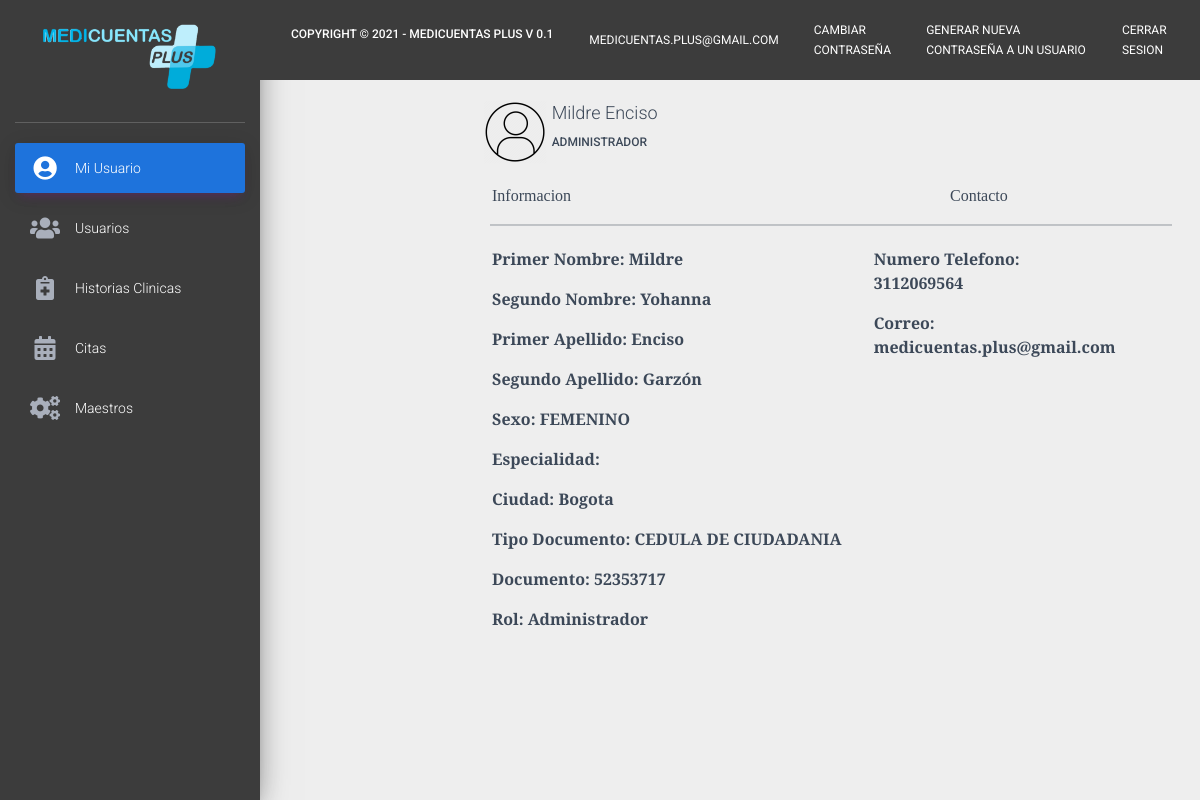
/dashboard (signed in), run on the app's committed database.
### modelos/models.py (models this page shows)
class Usuario(models.Model):
    primernombre = models.CharField(max_length=1000, blank=True, null=True)
    segundonombre = models.CharField(max_length=1000, blank=True, null=True)
    primerapellido = models.CharField(max_length=1000, blank=True, null=True)
    segundoapellido = models.CharField(max_length=1000, blank=True, null=True)
    usuario = models.CharField(max_length=1000, blank=True, null=True)
    clave = models.TextField(blank=True, null=True)
    tipodocumento= models.CharField(max_length=1000, blank=True, null=True)
    numerodocumento= models.CharField(max_length=1000, blank=True, null=True)
    fechanacimiento = models.DateField(blank=True, null=True)
    edad = models.CharField(max_length=100, blank=True, null=True)
    numerotelefono = models.IntegerField( blank=True, null=True)
    ciudad = models.ForeignKey(Ciudad, on_delete=models.CASCADE,blank=True, null=True)
    especialidad = models.ForeignKey(Especialidad, on_delete=models.CASCADE,blank=True, null=True)
    rol = models.CharField(max_length=500, blank=True , null=True)
    asistente = models.CharField(max_length=500, blank=True, null= True)
    permisoscomentario = models.CharField(max_length=100, blank=True, null= True)
    sexo = models.CharField(max_length=500, blank=True, null= True)
    consultorio = models.CharField(max_length=500, blank=True, null= True)
    estado = models.CharField(max_length=500, blank=True, null= True)

class Ciudad(models.Model):
    ciudad = models.CharField(max_length=1000, blank=True, null=True)

### modelos/views.py (the view)
# urls.py: path('dashboard',dashboard),
def dashboard(request):
    if request.session.get('validar') == False:
        return redirect('/')
    else:
        if request.session.get('user'):
            usuario = Usuario.objects.get(id=request.session.get('user'))
            prestador = {}
            if usuario.rol == "Asistente":
                prestador = Usuario.objects.filter(asistente=usuario.primernombre+"-"+usuario.usuario)
                print(prestador)
            return render(request,'dashboard.html',{"usuario":usuario,"sesion":request.session.get('validar'),"prestador":prestador})
        else:
            return redirect('/')

### modelos/templates/dashboard.html (shortened to what this page needs)
<!doctype html>
<html lang="en">
{% load static %}
<head>
    <link rel="stylesheet" href="https://maxcdn.bootstrapcdn.com/font-awesome/latest/css/font-awesome.min.css">
    <link rel="stylesheet" href="https://use.fontawesome.com/releases/v5.7.0/css/all.css"
>
    <link href="https://cdn.jsdelivr.net/npm/bootstrap@5.1.1/dist/css/bootstrap.min.css" rel="stylesheet"
>
    <link href="{% static 'css/material-dashboard.css' %}" rel="stylesheet" />
</head>
<body>
    <div class="wrapper ">
        <div class="sidebar" data-color="purple" data-background-color="white">
            <div class="logo" style="background-color: #3c3c3c;">
                <a href="" class="simple-text logo-mini">
                    <img src="{% static 'imagenes/logo1.png'%}" style=" width: 70%; margin-bottom: 10px" />
                </a>
            </div>
            <div class="sidebar-wrapper" style="background-color: #3c3c3c !important;">
                <ul class="nav">
                    <li class="nav-item active">
                      <a class="nav-link" style="background-color: #1e73dc !important;" href="/dashboard">
                        <i class="fas fa-user-circle"></i>
                        <p>Mi Usuario</p>
                      </a>
                    </li>
                    {% if usuario.rol == 'Administrador'%}
                    <li class="nav-item">
                      <a class="nav-link" href="/usuarios" style="color: #fff;">
                        <i class="fas fa-users"></i>
                        <p>Usuarios</p>
                      </a>
                    </li>
                    {%endif%}
                    <li class="nav-item">
                        <a class="nav-link" href="/historiasclinicas" style="color: #fff;">
                            <i class="fas fa-notes-medical"></i>
                          <p>Historias Clinicas</p>
                        </a>
                      </li>
                      <li class="nav-item">
                        <a class="nav-link" href="/citas" style="color: #fff;">
                            <i class="fas fa-calendar-alt"></i>
                          <p>Citas</p>
                        </a>
                      </li>
                      {% if usuario.rol == 'Administrador'%}
                        <li class="nav-item">
                        <a class="nav-link" href="/maestros" style="color: #fff;">
                            <i class="fas fa-cogs"></i>
                            <p>Maestros</p>
                        </a>
                        </li>
                        {%endif%}
                  </ul>
            </div>
        </div>
        <div class="main-panel">
            <nav class="navbar navbar-expand-lg navbar-transparent navbar-absolute fixed-top"
                style="background-color: #3c3c3c !important; color: #fff !important;">
                <div class="container-fluid">
                    <div class="navbar-wrapper">
                        <a class="navbar-brand" href="javascript:;">
                            <h6>Copyright © 2021 - Medicuentas Plus V 0.1</h6>
                        </a>
                    </div>
                    <div class="collapse navbar-collapse justify-content-end">
                        <ul class="navbar-nav">
                            <li class="nav-item">
                                <a class="nav-link" href="javascript:;">
                                    {{usuario.usuario}}
                                </a>
                            </li>
                            <li class="nav-item">
                                <a class="nav-link" href="/cambioclave/{{usuario.id}}">
                                    Cambiar Contraseña
                                </a>
                            </li>
                            {% if usuario.rol == 'Administrador'%}
                            <li class="nav-item">
                                <a class="nav-link" href="/cclaveusuario">
                                    Generar Nueva Contraseña a un Usuario
                                </a>
                            </li>
                            {%endif%}
                            <li class="nav-item">
                                <a class="nav-link" href="/logout">
                                    Cerrar Sesion
                                </a>
                            </li>
                        </ul>
                    </div>
                </div>
            </nav>
            <div class="content">
                <div class="position-absolute w-100 row">
                    <div style="font-family: 'Alegreya Sans SC'; margin-left: 200px;" class="col-lg-2">
                        <img _ngcontent-xhe-c207="" src="{% static 'imagenes/profile.png'%}" width="64" height="64" alt="Profile Image" class="ml-2 mr-4">
                    </div>
                    <div style="font-family: 'Alegreya Sans SC'; margin-left: -80px;" class="col-lg-2">
                        <div><h4>{{usuario.primernombre}} {{usuario.primerapellido}}</h4></div>
                        <div><h6>{{usuario.rol}}</h6></div>
                    </div>
                    <div class="row">
                        <div style="font-family: 'Alegreya Sans SC'; margin-left: 220px; margin-top: 20px;" class="col-lg-6">
                           <p>Informacion</p>
                        </div>
                        <div style="font-family: 'Alegreya Sans SC'; margin-top: 20px;" class="col-lg-2">
                            <p>Contacto</p>
                        </div>
                    </div>
                    <hr style="width: 70%; margin-left: 230px;"/>
                    <div class="row">
                        <div style="font-family: 'Alegreya Sans SC'; margin-left: 220px; margin-top: 5px;" class="col-lg-5">
                            <div>
                               <p style="font-weight: bold;">Primer Nombre: {{usuario.primernombre}}</p>
                            </div>
                            <div>
                                <p style="font-weight: bold;">Segundo Nombre: {{usuario.segundonombre}}</p>
                            </div>
                            <div>
                                <p style="font-weight: bold;">Primer Apellido: {{usuario.primerapellido}}</p>
                            </div>
                            <div>
                                <p style="font-weight: bold;">Segundo Apellido: {{usuario.segundoapellido}}</p>
                            </div>
                            <div>
                                <p style="font-weight: bold;">Sexo: {{usuario.sexo}}</p>
                            </div>
                            <div>
                                <p style="font-weight: bold;">Especialidad: {{usuario.especialidad.especialidad}}</p>
                            </div>
                            <div>
                                <p style="font-weight: bold;">Ciudad: {{usuario.ciudad.ciudad}}</p>
                            </div>
                            <div>
                                <p style="font-weight: bold;">Tipo Documento: {{usuario.tipodocumento}}</p>
                            </div>
                            <div>
                                <p style="font-weight: bold;">Documento: {{usuario.numerodocumento}}</p>
                            </div>
                            <div>
                                <p style="font-weight: bold;">Rol: {{usuario.rol}}</p>
                            </div>
                        </div>
                        <div style="font-family: 'Alegreya Sans SC'; margin-top: 5px;" class="col-lg-3">
                            <div>
                                <p style="font-weight: bold;">Numero Telefono: {{usuario.numerotelefono}}</p>
                            </div>
                            <div>
                                <p style="font-weight: bold;">Correo: {{usuario.usuario}}</p>
                            </div>
                        </div>
                    </div>
                </div>
            </div>
        </div>
    </div>
</body>
</html>

### data on the page
Usuario: usuario "MEDICUENTAS.PLUS@GMAIL.COM", primernombre "Mildre", primerapellido "Enciso", rol "ADMINISTRADOR", segundonombre "Yohanna", segundoapellido "Garzón", sexo "FEMENINO", ciudad.ciudad "Bogota", tipodocumento "CEDULA DE CIUDADANIA", numerodocumento "52353717", rol "Administrador", numerotelefono "3112069564", usuario "medicuentas.plus@gmail.com"
